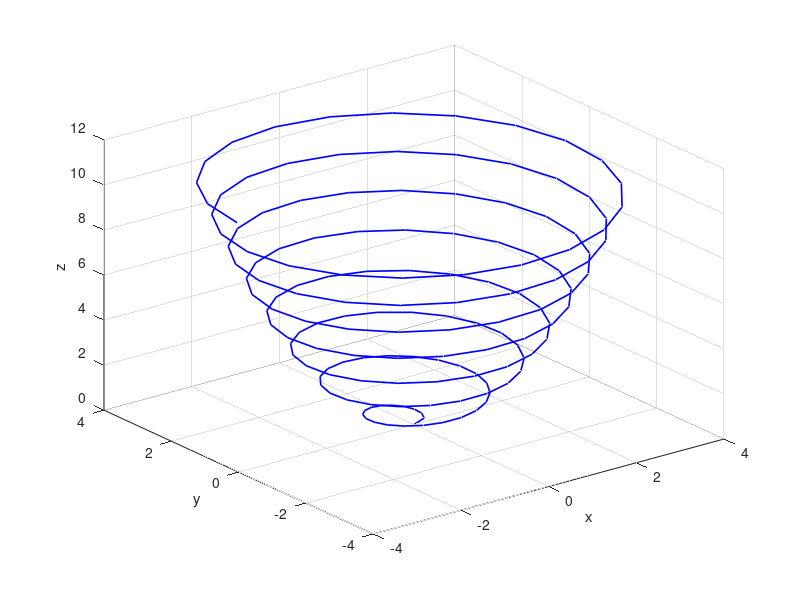

Write MATLAB code to recreate this figure.
%% Grafik 3D Line Plot

t = 0:0.1:5*pi;
x = sqrt(t) .* cos(3*t);
y = sqrt(t) .* sin(3*t);
z = 0.7*t;
plot3(x, y, z, 'b', 'linewidth', 1.2);
grid on
xlabel('x'); ylabel('y'); zlabel('z');
print('grafik_3d_lineplot.png', '-dpng', '-r120')
